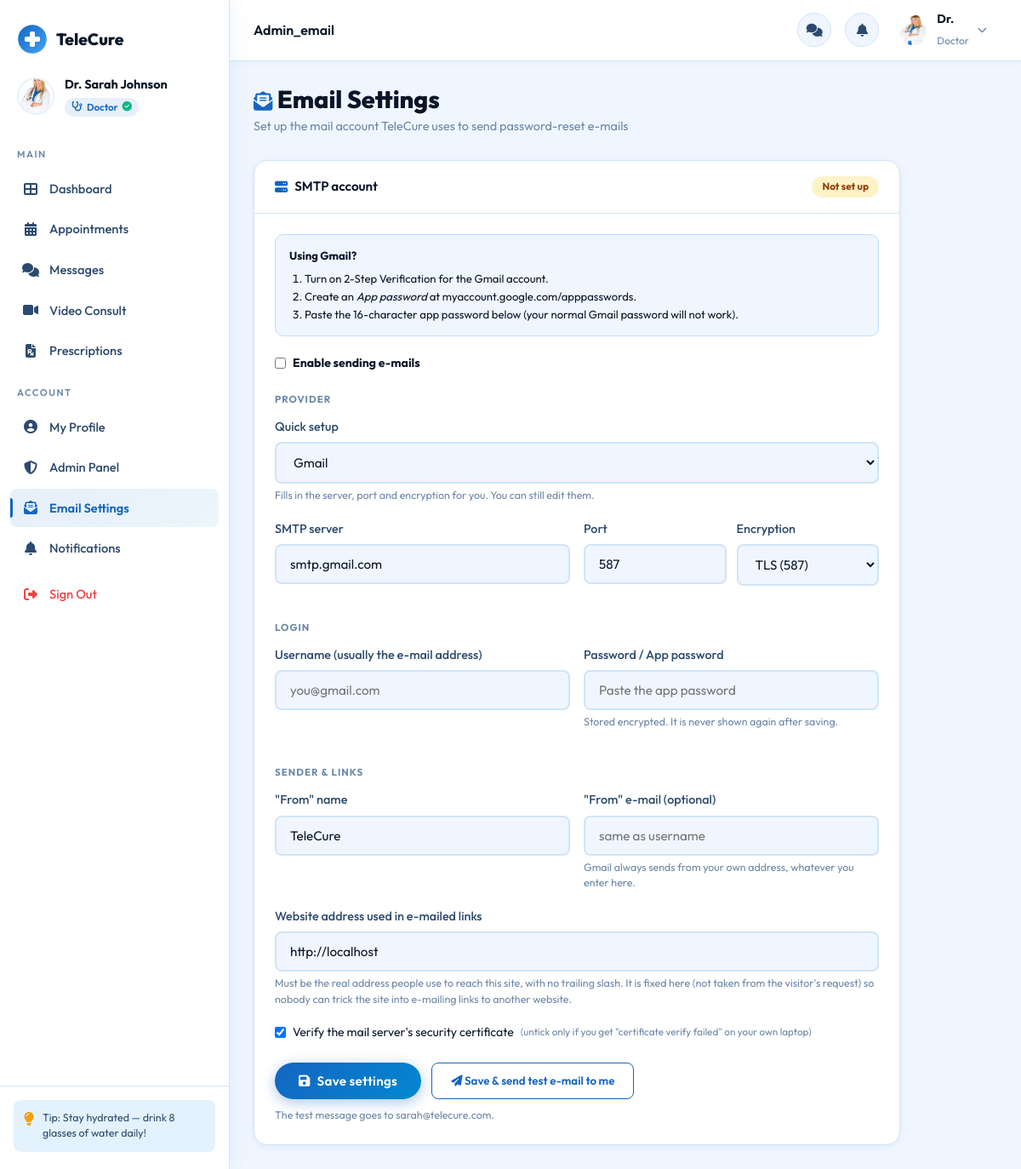
The app's page /Telecure/admin_email.php (signed in) with its own data.
### tables this page shows
CREATE TABLE doctor_profiles (
    id              INT AUTO_INCREMENT PRIMARY KEY,
    user_id         INT NOT NULL,
    specialization  VARCHAR(150),
    license_number  VARCHAR(100),
    years_experience INT DEFAULT 0,
    consultation_fee DECIMAL(10,2) DEFAULT 0.00,
    availability_days VARCHAR(100),
    is_verified     TINYINT(1) DEFAULT 0,
    rating          DECIMAL(3,2) DEFAULT 0.00,
    total_reviews   INT DEFAULT 0,
    UNIQUE KEY uq_doctor_license (license_number),
    UNIQUE KEY uq_doctor_user (user_id),
    KEY idx_doctor_specialization (specialization(100)),
    CONSTRAINT fk_doctor_user FOREIGN KEY (user_id)
        REFERENCES users(id) ON DELETE CASCADE ON UPDATE CASCADE
);

CREATE TABLE users (
    id             INT AUTO_INCREMENT PRIMARY KEY,
    full_name      VARCHAR(150) NOT NULL,
    email          VARCHAR(150) NOT NULL,
    password       VARCHAR(255) NOT NULL,
    role           ENUM('patient','doctor') NOT NULL DEFAULT 'patient',
    phone          VARCHAR(20),
    date_of_birth  DATE,
    gender         ENUM('male','female','other'),
    profile_photo  VARCHAR(255) DEFAULT 'default_avatar.png',
    bio            TEXT,
    created_at     TIMESTAMP DEFAULT CURRENT_TIMESTAMP,
    updated_at     TIMESTAMP DEFAULT CURRENT_TIMESTAMP ON UPDATE CURRENT_TIMESTAMP,
    is_active      TINYINT(1) DEFAULT 1,
    is_admin       TINYINT(1) NOT NULL DEFAULT 0,
    last_seen      TIMESTAMP NULL,
    UNIQUE KEY uq_users_email (email)
);

### Telecure/admin_email.php (the view, shortened to what the rows shown need)
<?php
require_once 'includes/config.php';
require_once 'includes/mailer.php';
$user = currentUser();
$m = mailSettings();
$baseShown = $m['base_url'] !== '' ? $m['base_url'] : SITE_URL;
?>
<!DOCTYPE html>
<html lang="en">
<head>
    <link rel="stylesheet" href="css/style.css">
    <link rel="stylesheet" href="css/dashboard.css">
    <link rel="stylesheet" href="https://cdnjs.cloudflare.com/ajax/libs/font-awesome/6.5.0/css/all.min.css">
</head>
<body class="dashboard-page">
<?php include 'includes/sidebar.php'; ?>
<div class="main-content">
    <?php include 'includes/topbar.php'; ?>
    <div class="dashboard-body">
        <div class="page-header">
            <div>
                <h1><i class="fas fa-envelope-open-text" style="color:var(--primary);font-size:1.4rem;"></i> Email Settings</h1>
            </div>
        </div>
        <div class="mail-card">
            <div class="mail-body">
                <form method="POST" action="admin_email.php" autocomplete="off">
                    <label class="check-line"><input type="checkbox" name="enabled" value="1" <?= $m['enabled'] ? 'checked' : '' ?>> <strong>Enable sending e-mails</strong></label>
                    <div class="mail-section">Provider</div>
                    <div class="form-group">
                        <label>Quick setup</label>
                        <select id="preset">
                        </select>
                        <div class="mail-hint">Fills in the server, port and encryption for you. You can still edit them.</div>
                    </div>
                    <div class="mail-row">
                        <div class="form-group"><label>SMTP server</label>
                            <input type="text" name="host" id="host" value="<?= e($m['host']) ?>" placeholder="smtp.gmail.com" required></div>
                        <div class="mail-row" style="gap:12px;">
                        </div>
                    </div>
                    <div class="mail-section">Login</div>
                    <div class="mail-row">
                        <div class="form-group"><label>Username (usually the e-mail address)</label>
                            <input type="text" name="username" id="username" value="<?= e($m['username'] === 'your.address@gmail.com' ? '' : $m['username']) ?>" placeholder="you@gmail.com" autocomplete="off"></div>
                        <div class="form-group"><label>Password / App password</label>
                            <div class="mail-hint">Stored encrypted. It is never shown again after saving.</div></div>
                    </div>
                    <div class="mail-section">Sender &amp; links</div>
                    <div class="mail-row">
                        <div class="form-group"><label>"From" name</label>
                            <input type="text" name="from_name" value="<?= e($m['from_name']) ?>" placeholder="TeleCure"></div>
                        <div class="form-group"><label>"From" e-mail (optional)</label>
                            <div class="mail-hint">Gmail always sends from your own address, whatever you enter here.</div></div>
                    </div>
                    <div class="form-group">
                        <label>Website address used in e-mailed links</label>
                        <input type="text" name="base_url" value="<?= e($baseShown) ?>" placeholder="https://www.yourdomain.com">
                        <div class="mail-hint"></div>
                    </div>
                    <label class="check-line"><input type="checkbox" name="verify_ssl" value="1" <?= $m['verify_ssl'] ? 'checked' : '' ?>> Verify the mail server's security certificate <small style="color:var(--text-light)">(untick only if you get "certificate verify failed" on your own laptop)</small></label>
                    <div class="mail-actions">
                        <button type="submit" name="action" value="save" class="btn-primary"><i class="fas fa-save"></i> Save settings</button>
                        <button type="submit" name="action" value="test" class="btn-secondary-mail"><i class="fas fa-paper-plane"></i> Save &amp; send test e-mail to me</button>
                    </div>
                    <div class="mail-hint" style="margin-top:10px">The test message goes to <?= e($user['email']) ?>.</div>
                </form>
            </div>
        </div>
    </div>
</div>
</body>
</html>

### Telecure/includes/sidebar.php (shortened to what the rows shown need)
<?php
$role = $user['role'];
$avatarUrl = avatarUrl($user, 80);
?>
<aside class="sidebar" id="sidebar">
    <div class="sidebar-user">
        <img src="<?= $avatarUrl ?>" alt="Avatar" class="sidebar-avatar">
        <div class="sidebar-user-info">
            <strong><?= htmlspecialchars($user['full_name']) ?></strong>
            <span class="sidebar-role <?= $role ?>">
                <i class="fas fa-<?= $role === 'doctor' ? 'stethoscope' : 'user' ?>"></i>
                <?= ucfirst($role) ?>
                <?php if ($role === 'doctor' && ($user['is_verified'] ?? 0)): ?>
                <i class="fas fa-check-circle verified-tick"></i>
                <?php endif; ?>
            </span>
        </div>
    </div>
</aside>

### Telecure/includes/topbar.php (shortened to what the rows shown need)
<?php
$avatarUrl = avatarUrl($user, 40);
?>
<header class="topbar">
    <div class="topbar-right">
        <div class="topbar-user">
            <img src="<?= $avatarUrl ?>" alt="Avatar">
            <div class="topbar-user-info">
                <?php $firstName = explode(' ', $user['full_name']); ?>
                <strong><?= htmlspecialchars($firstName[0]) ?></strong>
                <span><?= ucfirst($user['role']) ?></span>
            </div>
            <i class="fas fa-chevron-down"></i>
        </div>
    </div>
</header>

### records on screen
doctor_profiles: user.profile_photo (picture), user.full_name "Dr. Sarah Johnson", user.role "Doctor", user.full_name "Dr.", user.email "sarah@telecure.com"

### other values on screen
str_replace('.php', '', basename($_SERVER['PHP_SELF'])) "Admin_email"
